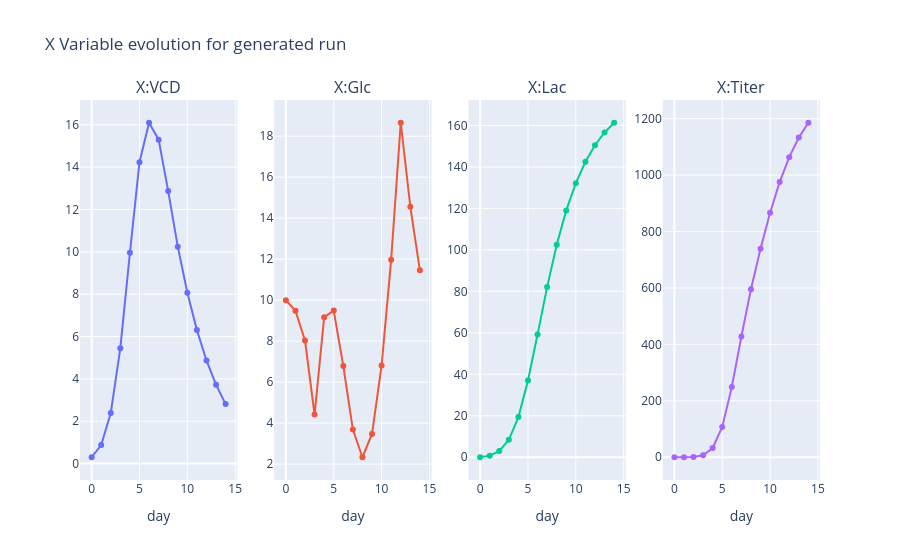

The cell this chart's notebook holds for it:
### Code cell
#@title Plot generated experiment run
fig = make_subplots(rows=1, cols=4, subplot_titles=run.columns)
for i,column in enumerate(run.columns):
    fig.add_trace(go.Scatter(x=times/24, y=run[column].values), row=1, col=i+1)
fig.update_xaxes(title_text="day")
fig.update_layout(showlegend=False, title_text="X Variable evolution for generated run")
fig.show()

### Figure 1 — Plotly figure (JSON) as saved in the notebook; plotly's stock layout.template omitted (floating-point values rounded to 4 significant figures)
{"data": [{"type": "scatter", "x": [0.0, 1.0, 2.0, 3.0, 4.0, 5.0, 6.0, 7.0, 8.0, 9.0, 10.0, 11.0, 12.0, 13.0, 14.0], "xaxis": "x", "y": [0.3, 0.8777, 2.389, 5.451, 9.954, 14.24, 16.1, 15.3, 12.87, 10.25, 8.071, 6.304, 4.873, 3.722, 2.811], "yaxis": "y"}, {"type": "scatter", "x": [0.0, 1.0, 2.0, 3.0, 4.0, 5.0, 6.0, 7.0, 8.0, 9.0, 10.0, 11.0, 12.0, 13.0, 14.0], "xaxis": "x2", "y": [10.0, 9.484, 8.03, 4.419, 9.172, 9.491, 6.789, 3.688, 2.336, 3.474, 6.81, 11.98, 18.66, 14.56, 11.46], "yaxis": "y2"}, {"type": "scatter", "x": [0.0, 1.0, 2.0, 3.0, 4.0, 5.0, 6.0, 7.0, 8.0, 9.0, 10.0, 11.0, 12.0, 13.0, 14.0], "xaxis": "x3", "y": [0.0, 0.7776, 2.971, 8.432, 19.38, 36.99, 59.18, 82.06, 102.4, 119.0, 132.2, 142.5, 150.5, 156.7, 161.3], "yaxis": "y3"}, {"type": "scatter", "x": [0.0, 1.0, 2.0, 3.0, 4.0, 5.0, 6.0, 7.0, 8.0, 9.0, 10.0, 11.0, 12.0, 13.0, 14.0], "xaxis": "x4", "y": [0.0, 0.1294, 0.9313, 7.039, 32.67, 107.6, 249.2, 427.8, 595.3, 738.8, 866.7, 975.3, 1064.0, 1133.0, 1186.0], "yaxis": "y4"}], "layout": {"annotations": [{"font": {"size": 16}, "showarrow": false, "text": "X:VCD", "x": 0.1062, "xanchor": "center", "xref": "paper", "y": 1.0, "yanchor": "bottom", "yref": "paper"}, {"font": {"size": 16}, "showarrow": false, "text": "X:Glc", "x": 0.3688, "xanchor": "center", "xref": "paper", "y": 1.0, "yanchor": "bottom", "yref": "paper"}, {"font": {"size": 16}, "showarrow": false, "text": "X:Lac", "x": 0.6313, "xanchor": "center", "xref": "paper", "y": 1.0, "yanchor": "bottom", "yref": "paper"}, {"font": {"size": 16}, "showarrow": false, "text": "X:Titer", "x": 0.8938, "xanchor": "center", "xref": "paper", "y": 1.0, "yanchor": "bottom", "yref": "paper"}], "showlegend": false, "title": {"text": "X Variable evolution for generated run"}, "xaxis": {"anchor": "y", "domain": [0.0, 0.2125], "title": {"text": "day"}}, "xaxis2": {"anchor": "y2", "domain": [0.2625, 0.475], "title": {"text": "day"}}, "xaxis3": {"anchor": "y3", "domain": [0.525, 0.7375], "title": {"text": "day"}}, "xaxis4": {"anchor": "y4", "domain": [0.7875, 1.0], "title": {"text": "day"}}, "yaxis": {"anchor": "x", "domain": [0.0, 1.0]}, "yaxis2": {"anchor": "x2", "domain": [0.0, 1.0]}, "yaxis3": {"anchor": "x3", "domain": [0.0, 1.0]}, "yaxis4": {"anchor": "x4", "domain": [0.0, 1.0]}}}
